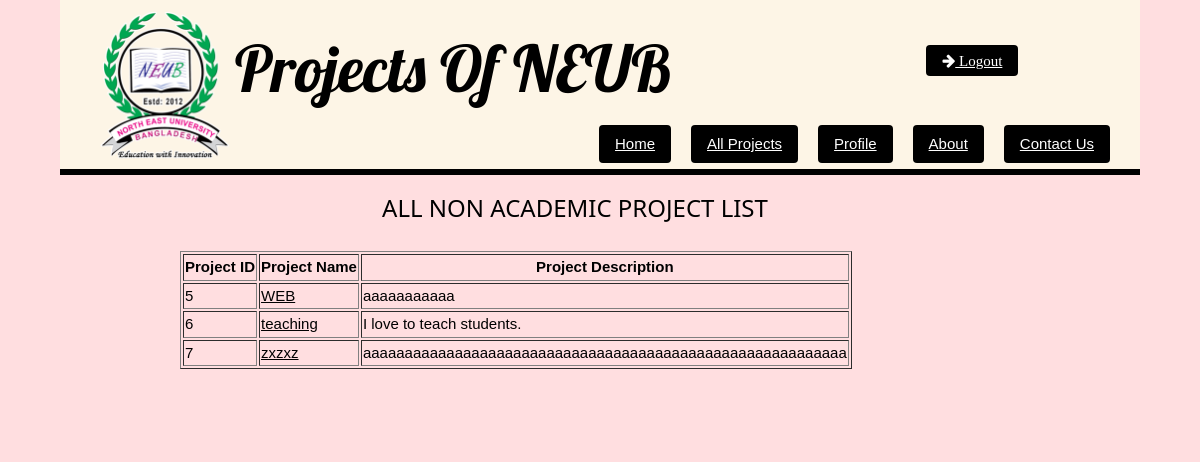
/allprojectnon.php, run on the app's committed database.
### tables this page shows
CREATE TABLE `non_academic_project` (
  `non_academic_project_id` int(11) NOT NULL,
  `project_name` varchar(20) DEFAULT NULL,
  `project_description` varchar(300) DEFAULT NULL,
  `date` varchar(20) DEFAULT NULL,
  `status` int(11) DEFAULT NULL,
  `user_id` int(11) DEFAULT NULL
);

### allprojectnon.php (the view, shortened to what this page needs)
<!DOCTYPE html>
<html>
	<head>
		<link rel="stylesheet" href="mystyle/w3css.css">
		<link rel="stylesheet" href="mystyle/style.css">
		<link rel="stylesheet" href="https://cdnjs.cloudflare.com/ajax/libs/font-awesome/4.7.0/css/font-awesome.min.css">
	</head>
	<body class="w3-container w3-myback" style="padding:0px;">
		<header class="w3-container w3-top" style="padding:0px;margin:0px;">
			<div class="w3-container w3-sand w3-hide-medium w3-bottombar w3-border-black w3-hide-small" style="width:90%;margin:0 auto;padding:0px 30px;">
				<div class="w3-row" style="">
					<div class="w3-col w3-lobster" style="width:82%;">
						<div class="w3-container" style="padding:10px 0px 0px 5px;margin:0px;">
							<img src="img/neub.png" class="w3-image w3-left" style="width:100%;max-width:140px;">
							<p class="w3-jumbo w3-left" style="margin:10px 0px 0px 0px;">Projects Of NEUB</p>
						</div>
					</div>
					<br>
					<br>
					<button name="logout" class="w3-btn w3-black w3-hover-white w3-round fa fa-arrow-right" id="edit"><a href="index.php"> Logout  </button>
				</div>
			</div>
			<div class="w3-container nopadding" style="width:90%;margin: 0 auto;padding:0px 30px;">
				<div class="w3-container w3-right nopadding" style="margin:-50px 0px 0px 0px;">
					<div class="w3-row nopadding">
						<div class="w3-col  w3-margin-right2" style="width:auto;">
							<a href="index.php" class="w3-btn w3-black w3-hover-white w3-round w3-myfont  " style="text-decoration: underline;width:auto;" >Home</a>
						</div>
						<div class="w3-col  w3-margin-right2" style="width:auto;">
							<a href="allproject.php" class="w3-btn w3-black w3-hover-white w3-round w3-myfont  " style="text-decoration: underline;width:auto;" > All Projects </a>
						</div>
						<div class="w3-col  w3-margin-right2" style="width:auto;">
							<a href="profile.php" class="w3-btn w3-black w3-hover-white w3-round w3-myfont " style="text-decoration: underline;width:auto;" >Profile</a>
						</div>
						<div class="w3-col   w3-margin-right2" style="width:auto;">
							<a href="about.php" class="w3-btn w3-black w3-hover-white w3-round w3-myfont " style="text-decoration: underline;width:auto;"> About </a>
						</div>
						<div class="w3-col" style="width:auto;">
							<a href="contact.php" class="w3-btn w3-black w3-hover-white w3-round w3-myfont " style="text-decoration: underline;width:auto;"> Contact Us </a>
						</div>
					</div>
				</div>
			</div>
		</header>
		<div class="w3-container" style="margin:180px 50px 0px 0px;padding:0px;" >
		<h3 align="center">ALL NON ACADEMIC PROJECT LIST</h3>
			<div class="w3-container" style="margin:0px 50px 50px 180px;padding:0px;" >
			 <p>
    <tbody>
        <?php
			$con=mysqli_connect('localhost', 'root' , '', 'projekts');
			    $result = mysqli_query($con,"SELECT project_name,project_description FROM `non_academic_project` ");
				$non = 'non_academic_project_id';
							$sql2="select $non from non_academic_project";
							$nonid = mysqli_query($con,$sql2);
				echo "<table border='1'>
					<tr>
					    <th>Project ID</th>
						<th>Project Name</th>
						<th>Project Description</th>
					</tr>";
				while($row = mysqli_fetch_array($result))
				{
					echo "<tr>";
					echo "<td>" .$_SESSION["non_id"] = mysqli_fetch_object($nonid)->$non. "</td>";
					echo "<td><a href=\"showbproject.php?idn=".$_SESSION["non_id"]."\">" . $row['project_name'] . "</td>";
					echo "<td>" . $row['project_description'] . "</td>";
					echo "</tr>";
				}
				echo "</table>";
?>
					</tbody>
			 </p>
			</div>
		</div>
	</body>
</html>

### mystyle/w3css.css (style rules this page uses)
html { box-sizing:border-box }
*,*:before,*:after { box-sizing:inherit }
html { -ms-text-size-adjust:100%;-webkit-text-size-adjust:100% }
body { margin:0 }
article,aside,details,figcaption,figure,footer,header,main,menu,nav,section,summary { display:block }
a { background-color:transparent;-webkit-text-decoration-skip:objects }
img { border-style:none }
button,input,select,textarea { font:inherit;margin:0 }
button,input { overflow:visible }
button,select { text-transform:none }
button,html [type=button],[type=reset],[type=submit] { -webkit-appearance:button }
html,body { font-family:Verdana,sans-serif;font-size:15px;line-height:1.5 }
html { overflow-x:hidden }
h3 { font-size:24px }
h1,h2,h3,h4,h5,h6 { font-family:"Segoe UI",Arial,sans-serif;font-weight:400;margin:10px 0 }
.w3-image { max-width:100%;height:auto }
img { vertical-align:middle }
a { color:inherit }
.w3-btn,.w3-button { border:none;display:inline-block;padding:8px 16px;vertical-align:middle;overflow:hidden;text-decoration:none;color:inherit;background-color:inherit;text-align:center;cursor:pointer;white-space:nowrap }
.w3-btn,.w3-button { -webkit-touch-callout:none;-webkit-user-select:none;-khtml-user-select:none;-moz-user-select:none;-ms-user-select:none;user-select:none }
.w3-container:after,.w3-container:before,.w3-panel:after,.w3-panel:before,.w3-row:after,.w3-row:before,.w3-row-padding:after,.w3-row-padding:before, .w3-cell-row:before,.w3-cell-row:after,.w3-clear:after,.w3-clear:before,.w3-bar:before,.w3-bar:after { content:"";display:table;clear:both }
.w3-col,.w3-half,.w3-third,.w3-twothird,.w3-threequarter,.w3-quarter { float:left;width:100% }
.w3-top,.w3-bottom { position:fixed;width:100%;z-index:1 }
.w3-top { top:0 }
.w3-round,.w3-round-medium { border-radius:4px }
.w3-container,.w3-panel { padding:0.01em 16px }
.w3-jumbo { font-size:64px!important }
.w3-bottombar { border-bottom:6px solid #ccc!important }
.w3-left { float:left!important }
.w3-right { float:right!important }
.w3-sand,.w3-hover-sand:hover { color:#000!important;background-color:#fdf5e6!important }
.w3-black,.w3-hover-black:hover { color:#fff!important;background-color:#000!important }
.w3-border-black,.w3-hover-border-black:hover { border-color:#000!important }

### mystyle/style.css (style rules this page uses)
.nopadding { padding: 0px 0px 0px 0px; }
.w3-myfont { font-family: "Comic Sans MS", cursive, sans-serif; }
.w3-margin-right2 { margin-right: 20px; }
.w3-myback { background-color: #ffdee0; background-image: url("https://www.transparenttextures.com/patterns/perforated-white-leather.png"); }

### allprojectnon.php (style rules this page uses)
.w3-lobster { font-family: "Lobster", serif; }

### data on the page
non_academic_project: non_id "5", project_name "WEB", project_description "aaaaaaaaaaa"
non_academic_project: non_id "6", project_name "teaching", project_description "I love to teach students."
non_academic_project: non_id "7", project_name "zxzxz", project_description "aaaaaaaaaaaaaaaaaaaaaaaaaaaaaaaaaaaaaaaaaaaaaaaaaaaaaaaaaa"
